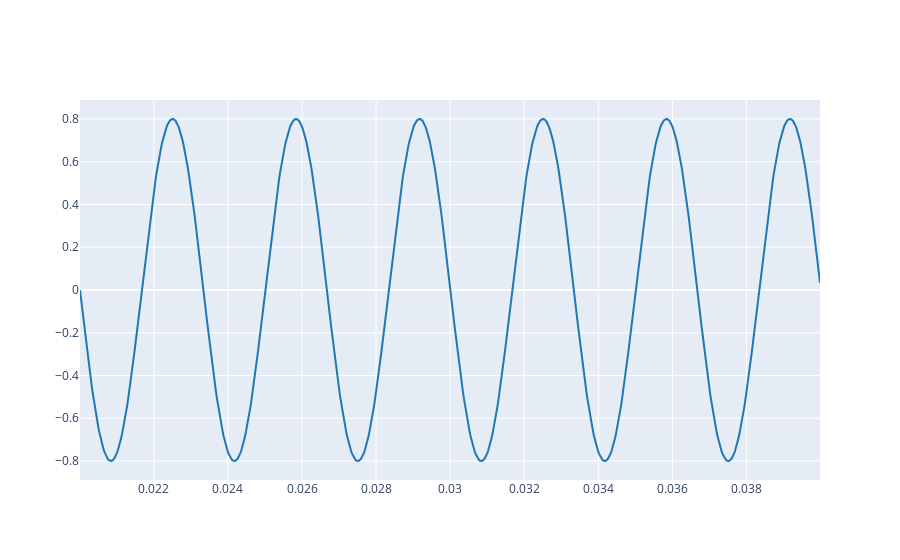

The cell this chart's notebook holds for it:
### Markdown cell above
This function also has some optional arguments to select the start and end time (in seconds).

### Code cell
plot_signals(x, fs, t_start=0.02, t_end=0.04)

### Figure 1 — Plotly figure (JSON) as saved in the notebook; plotly's stock layout.template omitted (floating-point values rounded to 4 significant figures; data arrays with more than 128 entries replaced by an {"elided": "..."} marker saying what was removed)
{"data": [{"line": {"color": "#1f77b4", "shape": "linear"}, "mode": "lines", "name": "audio signal 0", "type": "scatter", "x": {"elided": "882 float values"}, "y": {"elided": "882 float values"}}], "layout": {}}
